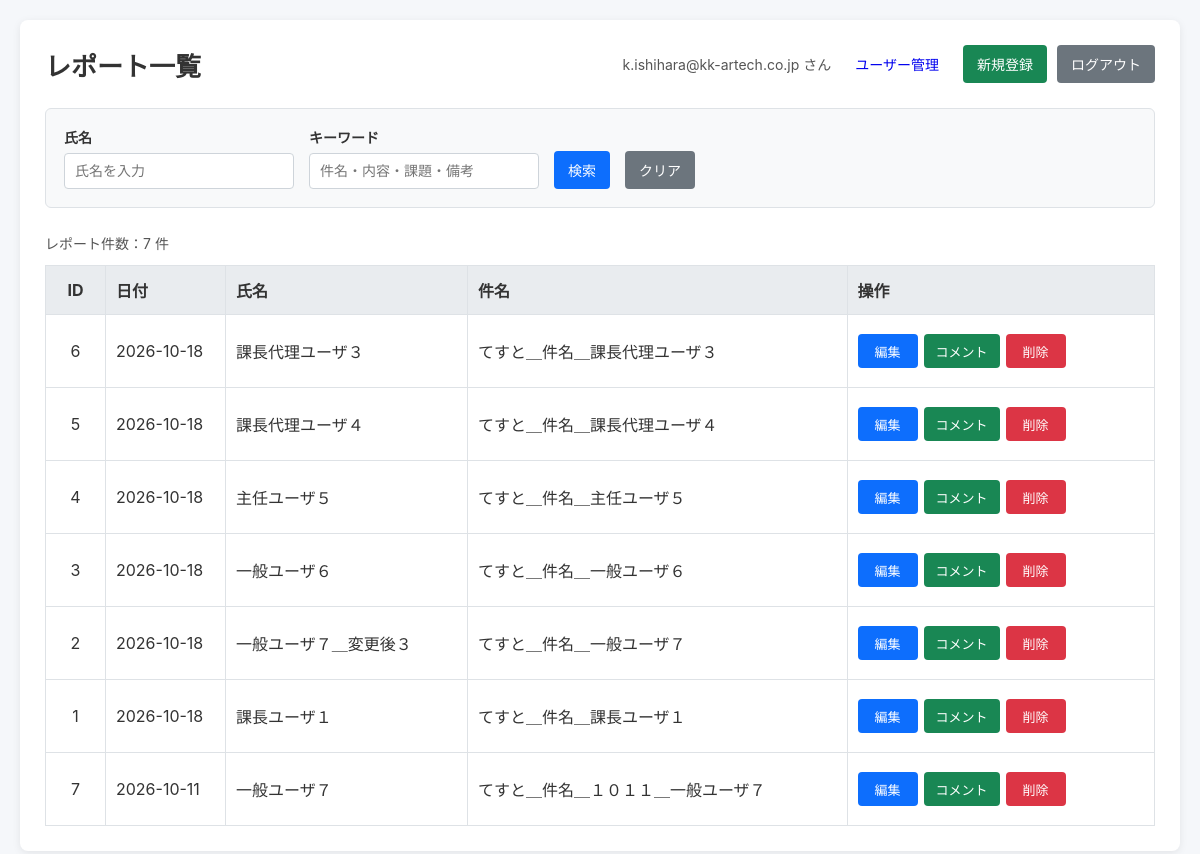
The page /index.php (signed in) on the database as committed earlier.
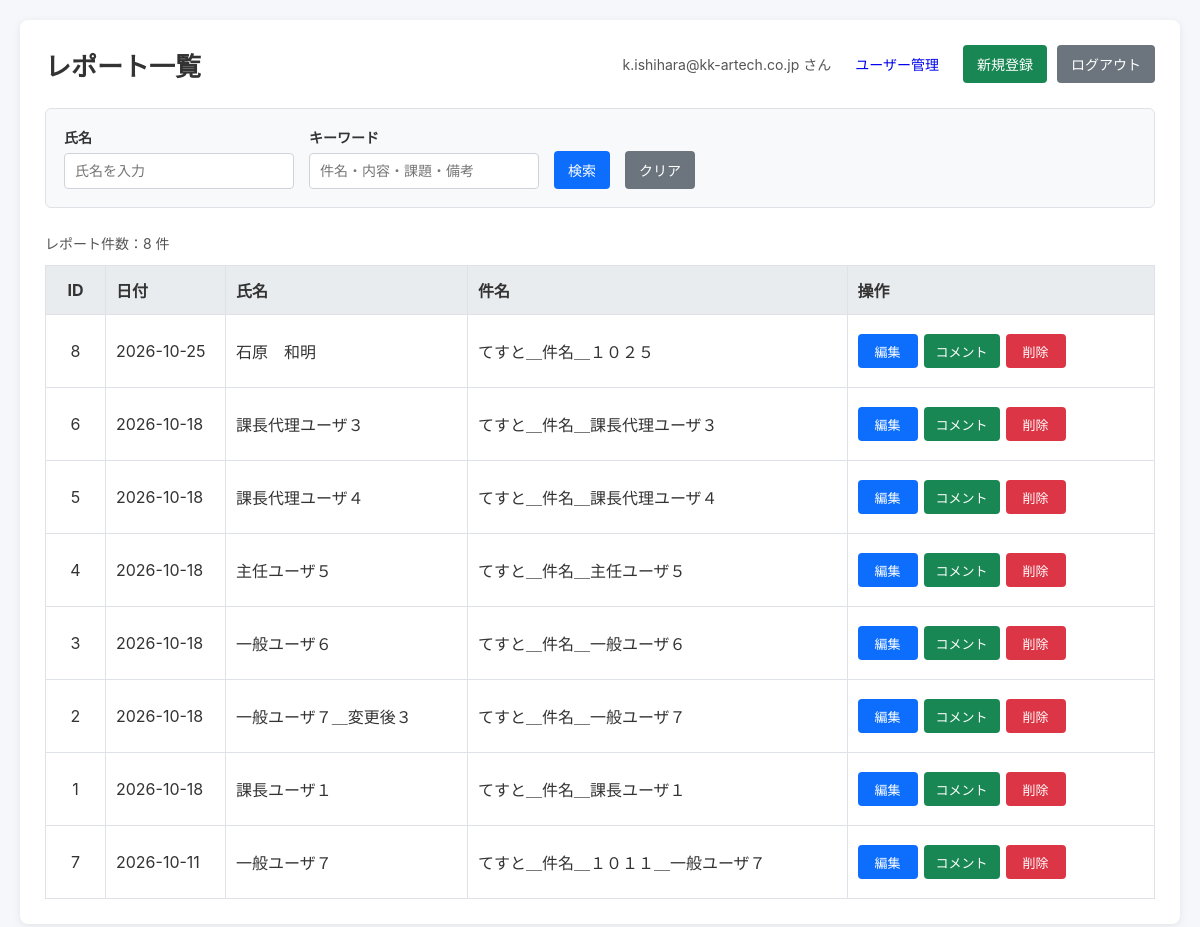
The same page on the database as committed later.
### tables this page shows
CREATE TABLE reports (
    id INTEGER PRIMARY KEY AUTOINCREMENT,
    user_id INTEGER NOT NULL,
    report_date TEXT NOT NULL,
    name TEXT NOT NULL,
    subject TEXT NOT NULL,
    content TEXT,
    issues TEXT,
    remarks TEXT,
    created_at TEXT NOT NULL,
    updated_at TEXT NOT NULL,
    FOREIGN KEY (user_id)
        REFERENCES users(id)
        ON DELETE RESTRICT
);

### lib/functions.php (called while the page is built)
<?php
function h($value)
{
    return htmlspecialchars(
        $value ?? '',
        ENT_QUOTES,
        'UTF-8'
    );
}

### lib/auth.php (called while the page is built, shortened)
<?php
function getLoginUserId(): ?int
{
    return (int) $_SESSION['user_id'];
}
function getLoginUser(PDO $pdo): ?array
{
    $userId = getLoginUserId();
    $stmt = $pdo->prepare(
        'SELECT
            id,
            username,
            role_title,
            manager_id,
            is_admin
         FROM users
         WHERE id = :id'
    );
    $stmt->execute([
        ':id' => $userId,
    ]);
    $user = $stmt->fetch();
    return $user;
}

### public/index.php (the view, shortened to what the changed rows need)
<?php
require_once '../config/database.php';
require_once '../lib/functions.php';
require_once '../lib/auth.php';
$loginUser = getLoginUser($pdo);
$loginUserId = (int) $loginUser['id'];
$isAdmin = (int) $loginUser['is_admin'] === 1;
$sql = "
    SELECT *
    FROM reports
    WHERE 1 = 1
";
$params = [];
$sql .= "
    ORDER BY report_date DESC, id DESC
";
$stmt = $pdo->prepare($sql);
$stmt->execute($params);
$reports = $stmt->fetchAll(PDO::FETCH_ASSOC);
?>
<!DOCTYPE html>
<html lang="ja">
<head>
</head>
<body>
<div class="container">
    <div class="header">
        <h1>レポート一覧</h1>
    </div>
    <div class="list-header">
        <div class="report-count">
            レポート件数：<?= count($reports) ?> 件
        </div>
    </div>
    <div class="table-container">
        <table>
            <thead>
                <tr>
                    <th class="id-column">
                        ID
                    </th>
                    <th class="date-column">
                        日付
                    </th>
                    <th class="name-column">
                        氏名
                    </th>
                    <th class="subject-column">
                        件名
                    </th>
                    <th class="action-column">
                        操作
                    </th>
                </tr>
            </thead>
            <tbody>
                <?php if (empty($reports)): ?>
                    <tr>
                        <td colspan="5" class="no-data">
                            該当するレポートはありません。
                        </td>
                    </tr>
                <?php else: ?>
                    <?php foreach ($reports as $report): ?>
                        <?php
                        $canEdit = $isAdmin
                            || (int) $report['user_id'] === $loginUserId;
                        ?>
                        <tr>
                            <td class="id-column">
                                <?= h($report['id']) ?>
                            </td>
                            <td class="date-column">
                                <?= h($report['report_date']) ?>
                            </td>
                            <td class="name-column">
                                <?= h($report['name']) ?>
                            </td>
                            <td class="subject-column">
                                <?= h($report['subject']) ?>
                            </td>
                            <td class="action-column">
                                <div class="action-cell">
                                    <?php if ($canEdit): ?>
                                        <a
                                            href="reports/edit.php?id=<?= (int) $report['id'] ?>"
                                            class="action-button edit-button"
                                        >
                                            編集
                                        </a>
                                    <?php endif; ?>
                                    <a
                                        href="reports/detail.php?id=<?= (int) $report['id'] ?>"
                                        class="action-button detail-button"
                                    >
                                        コメント
                                    </a>
                                    <?php if ($canEdit): ?>
                                        <form
                                            method="post"
                                            action="reports/delete.php"
                                            class="delete-form"
                                            onsubmit="return confirm('このレポートを削除しますか？');"
                                        >
                                            <button
                                                type="submit"
                                                class="action-button delete-button"
                                            >
                                                削除
                                            </button>
                                        </form>
                                    <?php endif; ?>
                                </div>
                            </td>
                        </tr>
                    <?php endforeach; ?>
                <?php endif; ?>
            </tbody>
        </table>
    </div>
</div>
</body>
</html>

Rows that differ between the two databases and show on the page:
added reports: id "8", report_date "2026-10-25", name "石原 和明", subject "てすと＿件名＿１０２５"
Other text that changed with them:
count($reports): "7" → "8"
